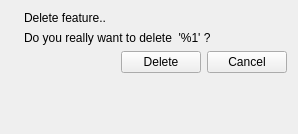
<?xml version="1.0" encoding="UTF-8"?>
<ui version="4.0">
 <class>feature_delete_form</class>
 <widget class="QWidget" name="feature_delete_form">
  <property name="windowModality">
   <enum>Qt::ApplicationModal</enum>
  </property>
  <property name="geometry">
   <rect>
    <x>0</x>
    <y>0</y>
    <width>298</width>
    <height>134</height>
   </rect>
  </property>
  <property name="windowTitle">
   <string>Delete feature</string>
  </property>
  <layout class="QFormLayout" name="formLayout">
   <property name="fieldGrowthPolicy">
    <enum>QFormLayout::AllNonFixedFieldsGrow</enum>
   </property>
   <item row="2" column="0">
    <widget class="QLabel" name="label">
     <property name="text">
      <string/>
     </property>
     <property name="pixmap">
      <pixmap resource="../configurator.qrc">:/images/chart_organisation.png</pixmap>
     </property>
    </widget>
   </item>
   <item row="2" column="1">
    <widget class="QLabel" name="editlabel">
     <property name="text">
      <string>Delete feature..</string>
     </property>
    </widget>
   </item>
   <item row="3" column="1">
    <widget class="QLabel" name="label_2">
     <property name="text">
      <string>Do you really want to delete  '%1' ?</string>
     </property>
     <property name="action" stdset="0">
      <string>FeatureRequest feature {id={main.id}}</string>
     </property>
     <property name="answer" stdset="0">
      <string>Feature feature {id={?}; parentID={?}; name{{1}}; description{{2}}}</string>
     </property>
    </widget>
   </item>
   <item row="4" column="1">
    <layout class="QHBoxLayout" name="horizontalLayout_2">
     <item>
      <spacer name="horizontalSpacer">
       <property name="orientation">
        <enum>Qt::Horizontal</enum>
       </property>
       <property name="sizeHint" stdset="0">
        <size>
         <width>40</width>
         <height>20</height>
        </size>
       </property>
      </spacer>
     </item>
     <item>
      <widget class="QPushButton" name="delete_2">
       <property name="text">
        <string>Delete</string>
       </property>
       <property name="action" stdset="0">
        <string notr="true">deleteFeature feature {id={main.id}}</string>
       </property>
       <property name="datasignal:clicked" stdset="0">
        <string notr="true">features</string>
       </property>
       <property name="form" stdset="0">
        <string>_CLOSE_</string>
       </property>
      </widget>
     </item>
     <item>
      <widget class="QPushButton" name="cancel">
       <property name="text">
        <string>Cancel</string>
       </property>
       <property name="form" stdset="0">
        <string notr="true">_CLOSE_</string>
       </property>
      </widget>
     </item>
    </layout>
   </item>
  </layout>
 </widget>
 <tabstops>
  <tabstop>delete_2</tabstop>
  <tabstop>cancel</tabstop>
 </tabstops>
 <resources>
  <include location="../configurator.qrc"/>
  <include location="../configurator.qrc"/>
 </resources>
 <connections/>
</ui>
